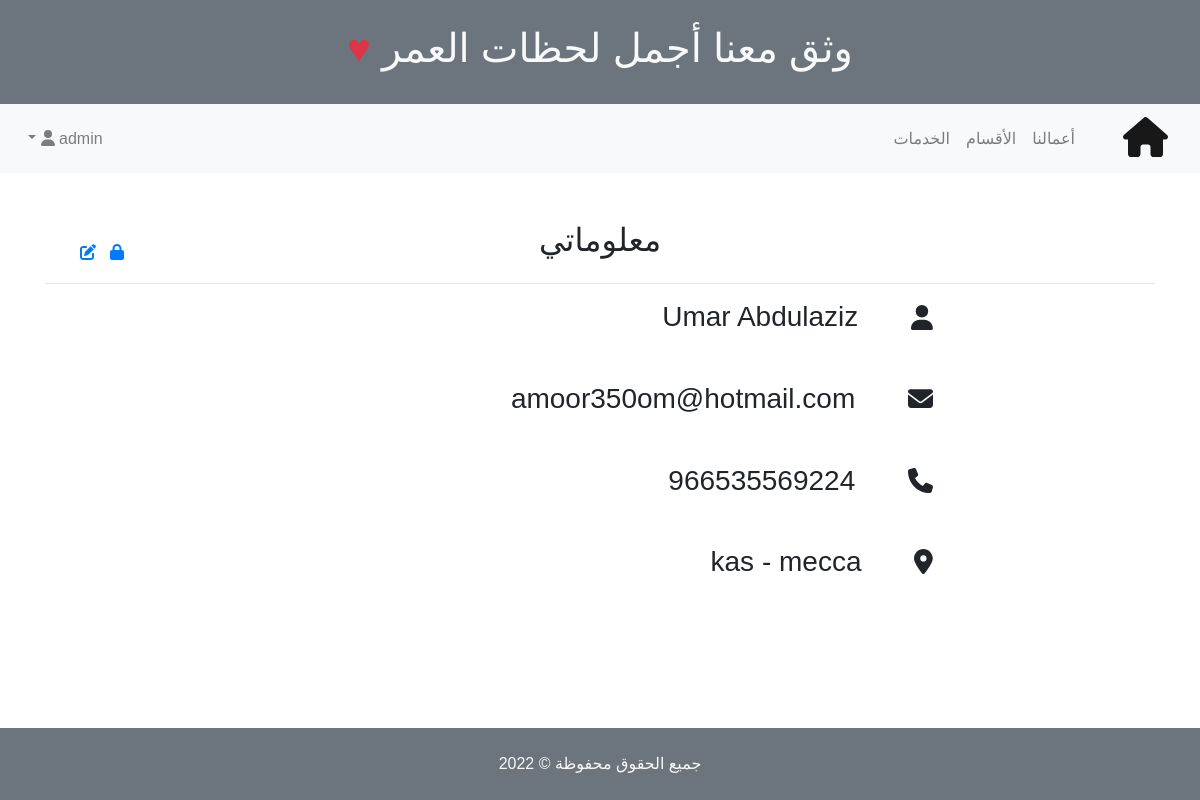
Screenshot of /accounts/profile/admin (signed in) with the database file from the repository.
### accounts/models.py (models this page shows, shortened)
class Profile(models.Model):
    user = models.OneToOneField(User, on_delete=models.CASCADE, verbose_name=_('المستخدم'), related_name='user_id')
    user_phone = models.CharField(max_length=15, blank=True, null=True, verbose_name=_('الجوال'))
    user_address = models.CharField(max_length=50, blank=True, null=True, verbose_name=_('العنوان'))
    user_slug = models.SlugField(verbose_name=_("الرابط"), blank=True, null=True)

### accounts/views.py (the view)
# urls.py: path('profile/<str:userURL>', views.profile, name='profile'),
@login_required(login_url='/accounts')
def profile(request, userURL):
    user_profile = Profile.objects.get(user_slug = userURL)
    return render(request, 'profile/profile.html', {'user_profile':user_profile})

### home/context_processors.py (called while the page is built)
def base_processors(request):
    categories = Category.objects.all()
    if request.user.is_authenticated:
        user_profile = Profile.objects.get(user = request.user).user_slug
    else:
        user_profile = {}
    return {
        'profile_slug':user_profile,
        'categories':categories,
    }

### accounts/templates/profile/profile.html
{% extends 'base.html' %}
{% block content %}
<div class="container">
    <section class="text-center mt-5 row profile">
        <article class="col-md">
            <header class="text-center profile-header">
                <h2>معلوماتي</h2>
                <a href="{% url 'accounts:profile_edit' %}">
                    <i class="fa fa-edit" title="تحديث المعلومات"></i>
                </a>
                <a href="{% url 'password_change' %}">
                    <i class="fa fa-lock" title="تغيير كلمة المرور"></i>
                </a>
                <hr>
            </header>
            <article class="text-right profile-info">
                {% if user_profile.user.first_name and user_profile.user.last_name %}
                <h3 class="mb-5">
                    <i class="fa fa-user profile-info-icon"></i>
                    {{user_profile.user.first_name}} {{user_profile.user.last_name}}
                </h3>
                {% endif %}
                {% if user_profile.user.email %}
                <h3 class="mb-5">
                    <i class="fa fa-envelope profile-info-icon"></i>
                    {{user_profile.user.email}}
                </h3>
                {% endif %}
                {% if user_profile.user_phone %}
                <h3 class="mb-5">
                    <i class="fa fa-phone profile-info-icon"></i>
                    {{user_profile.user_phone}}
                </h3>
                {% endif %}
                {% if user_profile.user_address %}
                <h3 class="mb-5">
                    <i class="fa fa-map-marker-alt profile-info-icon"></i>
                    {{user_profile.user_address}}
                </h3>
                {% endif %}
            </article>
        </article>
    </section>
</div>
{% endblock content %}

### templates/base.html (shortened to what this page needs)
{% load static %}
<!DOCTYPE html>
<html lang="ar">
<head>
    <link rel="stylesheet" href="{% static 'css/bootstrap.min.css' %}">
    <link rel="stylesheet" href="{% static 'css/fontawesome.min.css' %}">
    <link rel="stylesheet" href="{% static 'css/solid.min.css' %}">
    <link rel="stylesheet" href="{% static 'css/brands.min.css' %}">
    <link rel="stylesheet" href="{% static 'css/owl.carousel.min.css' %}">
    <link rel="stylesheet" href="{% static 'css/owl.theme.default.min.css' %}">
    <link rel="stylesheet" href="{% static 'css/myfont.css' %}">
    <link rel="stylesheet" href="{% static 'css/app.css' %}">
</head>
<body class="{% block BodyClass %} main-body {% endblock %}">
    {% block upper-navbar %}
    <header class="upper-navbar p-4 bg-secondary text-center text-light">
        <h1>
            وثق معنا أجمل لحظات العمر <span class="text-danger">&hearts;</span>
        </h1>
    </header>
    {% endblock upper-navbar %}
    {% block main-navbar %}
    <nav class="navbar navbar-expand-lg navbar-light bg-light">
        <a class="navbar-brand" href="/">
            <i class="fa fa-home fa-2x"></i>
        </a>
        <div class="collapse navbar-collapse" id="navbarSupportedContent">
            <ul class="navbar-nav ml-auto">
                <li class="nav-item">
                    <a class="nav-link" href="/portfolio">
                        أعمالنا <span class="sr-only">(current)</span>
                    </a>
                </li>
                <li class="nav-item">
                    <a class="nav-link" href="/categories">الأقسام</a>
                </li>
                <li class="nav-item">
                    <a class="nav-link" href="/services">الخدمات</a>
                </li>
            </ul>
            <ul class="navbar-nav mr-auto">
                {% if user.is_authenticated %}
                <li class="nav-item dropdown">
                    <a class="nav-link dropdown-toggle" href="#" id="navbarDropdown" role="button"
                        data-toggle="dropdown" aria-haspopup="true" aria-expanded="false">
                        {{user.username}} <i class="fas fa-user"></i>
                    </a>
                </li>
                {% endif %}
            </ul>
        </div>
    </nav>
    {% endblock main-navbar %}
    {% block content %}
    {% endblock content %}
    {% block main-footer %}
    <footer class="main-footer p-4 bg-secondary text-center text-light">
        جميع الحقوق محفوظة &copy; <script>document.write(new Date().getFullYear())</script>
    </footer>
    {% endblock main-footer %}
</body>
</html>

### static/css/app.css (style rules this page uses)
*,html,body { direction: rtl !important; font-family: 'El Messiri', sans-serif !important; -webkit-box-sizing: border-box; -o-box-sizing: border-box; -moz-box-sizing: border-box; box-sizing: border-box; outline: 0; }
body.main-body { position: relative; min-height: 100vh; padding-bottom: 100px; }
.profile .profile-header h2 { display: inline-block; }
.profile .profile-header a { position: absolute; top:20px; }
.profile .profile-header a:first-of-type { left: 50px; }
.profile .profile-header a:last-of-type { left: 80px; }
.profile .profile-info { width: 60%; margin: 0 auto; }
.profile .profile-info .profile-info-icon { font-size: 25px; margin-left: 45px; }
.main-footer { position: absolute; bottom: 0; width: 100%; }

### rows the page displays
Profile: user.first_name "Umar", user.last_name "Abdulaziz", user.email "amoor350om@hotmail.com", user_phone "966535569224", user_address "kas - mecca"

### other values shown
{{ user.username }} "admin"
